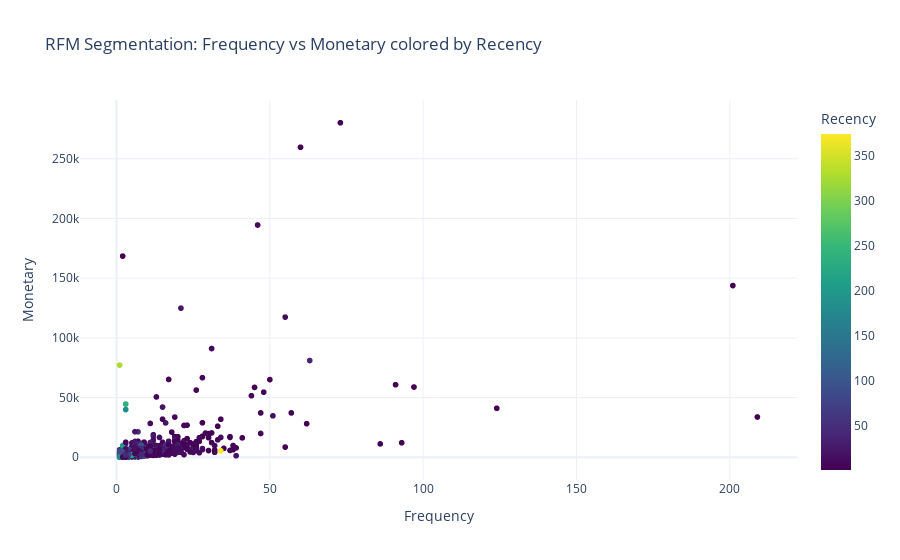

Notebook cell for this chart:
### Markdown cell above
Interactive RFM Visualization Dashboard

### Code cell
import plotly.express as px
import plotly.graph_objects as go

# Scatter plot of Monetary vs Frequency, colored by Recency
fig = px.scatter(rfm,
                 x='Frequency',
                 y='Monetary',
                 color='Recency',
                 hover_data=['CustomerID'],
                 title='RFM Segmentation: Frequency vs Monetary colored by Recency',
                 color_continuous_scale='Viridis')
fig.update_layout(template='plotly_white')
fig.show()

### Figure 1 — Plotly figure (JSON) as saved in the notebook; plotly's stock layout.template omitted (floating-point values rounded to 4 significant figures; data arrays with more than 128 entries replaced by an {"elided": "..."} marker saying what was removed)
{"data": [{"customdata": {"elided": "4338x1 float values"}, "hovertemplate": "Frequency=%{x}<br>Monetary=%{y}<br>CustomerID=%{customdata[0]}<br>Recency=%{marker.color}<extra></extra>", "legendgroup": "", "marker": {"color": {"elided": "4338 int values"}, "coloraxis": "coloraxis", "symbol": "circle"}, "mode": "markers", "name": "", "showlegend": false, "type": "scattergl", "x": {"elided": "4338 int values"}, "xaxis": "x", "y": {"elided": "4338 float values"}, "yaxis": "y"}], "layout": {"coloraxis": {"colorbar": {"title": {"text": "Recency"}}, "colorscale": [[0, "#440154"], [0.1111, "#482878"], [0.2222, "#3e4989"], [0.3333, "#31688e"], [0.4444, "#26828e"], [0.5556, "#1f9e89"], [0.6667, "#35b779"], [0.7778, "#6ece58"], [0.8889, "#b5de2b"], [1, "#fde725"]]}, "legend": {"tracegroupgap": 0}, "title": {"text": "RFM Segmentation: Frequency vs Monetary colored by Recency"}, "xaxis": {"anchor": "y", "domain": [0, 1], "title": {"text": "Frequency"}}, "yaxis": {"anchor": "x", "domain": [0, 1], "title": {"text": "Monetary"}}}}
